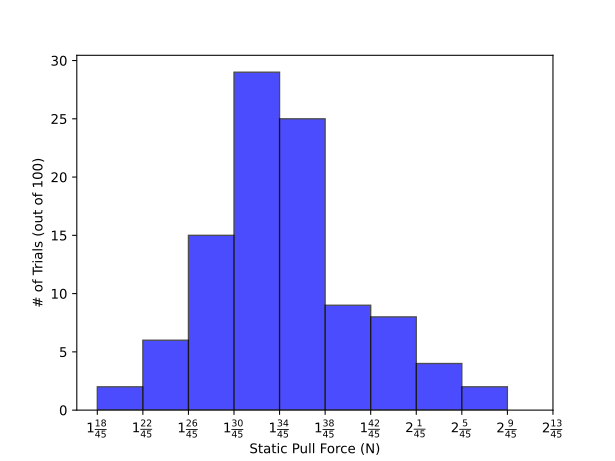

Write Python code to recreate this figure.
# Import necessary libraries
import numpy as np              # For working with numerical arrays
import pandas as pd             # *NEW* For easily importing spreadsheet data
import matplotlib.pyplot as plt # For easy plotting

data = pd.read_csv("data.csv", index_col='Trial')

pull_force_values = data[(data['TypeofForce'] == 'B') & (data['Angle'] == 0) & (data['Mass'] == 556.4) & (data['Date'] == '10/31/24')]['Pull-Force']


fig1 = plt.figure()
#plt.grid()
plt.hist(pull_force_values, bins=9, color='blue', alpha=0.7, edgecolor='black')

# Define tick positions starting from 1.4 with a step of 4/45
step = 4/45
ticks = np.arange(1.4, 2.2 + step, step)

# Generate tick labels in mixed number format
'''tick_labels = []
for x in ticks:
    whole_number = int(x)
    numerator = int(round((x - whole_number) * 45))
    if numerator == 0:
        tick_labels.append(f"${whole_number}$")
    else:
        tick_labels.append(f"${whole_number} \\frac{{{numerator}}}{{45}}$")


plt.xticks(ticks, tick_labels)'''
plt.xlabel("Static Pull Force (N)")
plt.ylabel("# of Trials (out of 100)")
plt.savefig("histo.svg", format = 'svg')
#plt.show()
